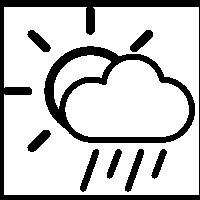
#> input picture md_pic54.png, 200 x 200 px; its folder holds only this picture in this run
$ python png2gray.py
#> lines starting #> are read from the running program, lines starting #| are printed output that depends on the picture; after the words box and inside, x2 and y2 are one past the last pixel; in counts of white or black regions, pixels touching at a corner belong together
from PIL import Image, ImageOps
import os


def convert_and_save_png_to_grayscale(input_file_path, output_directory):
    # Open the color image
#> called with input_file_path = './md_pic54.png', output_directory = './monochrome'
    with Image.open(input_file_path) as image:
        # Convert the image to grayscale
#> image is the input picture: PIL image 200x200 1; 78.2% white; 9 black regions, largest, box (x1, y1, x2, y2) and area: (0, 0, 200, 200) 3796, (44, 46, 195, 143) 3241, (125, 149, 144, 192) 291
        grayscale_image = image.convert("L")  # 'L' for grayscale

        img_inverted = ImageOps.invert(grayscale_image)

        # Apply a threshold to convert to 1-bit black and white
        # Any pixel value less than 255 (white) becomes black
        bw_image = img_inverted.point(lambda x: 0 if x < 255 else 255, "1")
        resized_image = bw_image.resize((200, 200))

        # Save the original grayscale image
        original_output_path = os.path.join(
            output_directory, f"md_{os.path.basename(input_file_path)}"
        )
        bw_image.save(original_output_path, format="PNG")
        print(f"Saved original grayscale image: {original_output_path}")

        # Resize the image to the specified size
        resized_image = bw_image.resize((96, 96))
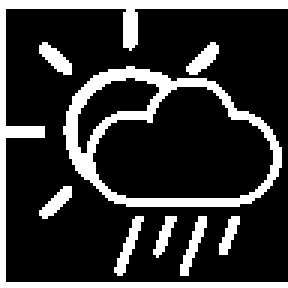
#> resized_image: PIL image 96x96 1 (shown 3 times larger); 21% white; 9 white regions, largest, box (x1, y1, x2, y2) and area: (0, 0, 96, 96) 777, (21, 22, 94, 69) 755, (38, 72, 48, 92) 69

        # Save the resized grayscale image
        resized_output_path = os.path.join(
            output_directory, f"sm_{os.path.basename(input_file_path)}"
        )
        resized_image.save(resized_output_path, format="PNG")
        print(f"Saved resized grayscale image: {resized_output_path}")


def convert_all_pngs_in_directory(directory_path, output_directory):
    # Ensure the output directory exists
    os.makedirs(output_directory, exist_ok=True)

    # Iterate over all files in the directory
    for filename in os.listdir(directory_path):
        if filename.endswith(".png"):
            input_file_path = os.path.join(directory_path, filename)

            # Convert and save each PNG to grayscale and resized versions
            convert_and_save_png_to_grayscale(input_file_path, output_directory)


# Example usage
input_directory = "."
output_directory = "./monochrome"
convert_all_pngs_in_directory(input_directory, output_directory)
